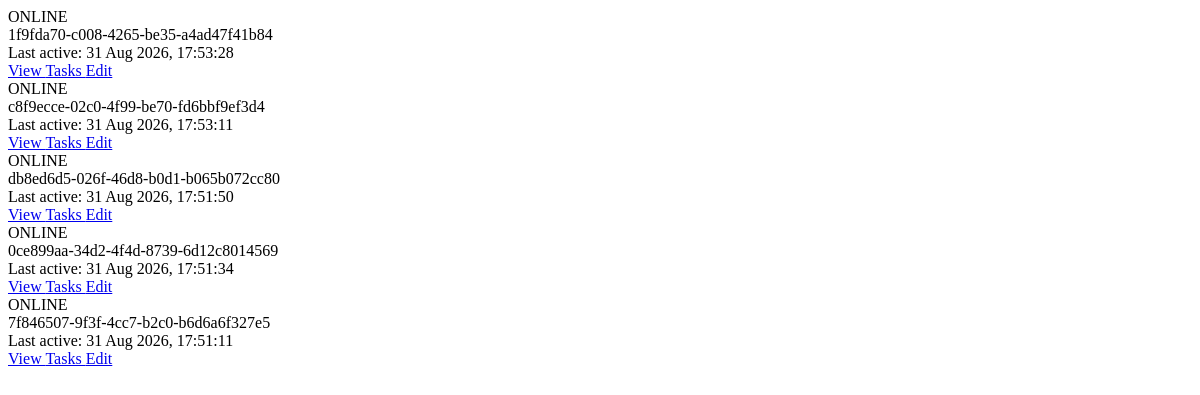
Page /dashboard/beacons/status on the earlier database version.
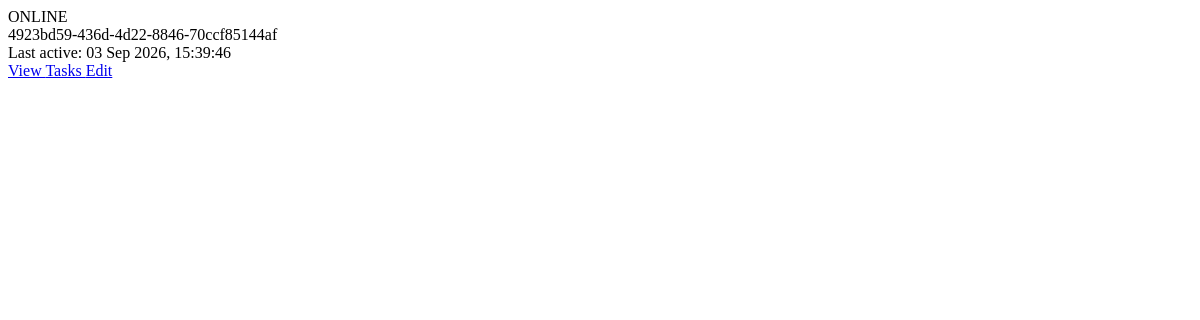
Same page on the later database version.
### db_manager.py (models this page shows)
class Base(DeclarativeBase):
    pass

class Beacon(Base):
    __tablename__ = "beacons"
    id: Mapped[str] = mapped_column(String, primary_key=True)
    public_key: Mapped[str] = mapped_column(String)
    system_info: Mapped[str] = mapped_column(JSON)
    registered_at: Mapped[datetime] = mapped_column(DateTime)
    last_active: Mapped[datetime] = mapped_column(DateTime)
    status: Mapped[str] = mapped_column(String, default="offline")

### dashboard.py (the view)
@dashboard.route("/beacons/status")
def beacon_status():
    with get_session() as session:
        beacons = (
            session.query(Beacon)
            .order_by(Beacon.status.desc(), Beacon.last_active.desc())
            .all()
        )
    return render_template("partials/beacon_list.html", beacons=beacons)

### db_manager.py (called while the page is built)
def get_session():
    return Session(engine)

### templates/partials/beacon_list.html (shortened to what this page needs)
<div class="space-y-4">
    {% for beacon in beacons %}
    <div class="retro-card rounded-xl p-5
                transition duration-100
                hover:bg-[#28251f]">
        <div class="flex flex-col md:flex-row
                    md:items-center md:justify-between
                    gap-5">
            <div class="min-w-0">
                <div class="flex items-center gap-3 mb-3">
                    {% if beacon.status == "online" %}
                    <span class="font-black text-green-400">
                        ONLINE
                    </span>
                    {% else %}
                    <span class="w-3.5 h-3.5 rounded-full
                                   bg-red-400 border-2 border-[#a85f5f]"></span>
                    <span class="font-black text-red-400">
                        OFFLINE
                    </span>
                    {% endif %}
                </div>
                <div class="font-black text-lg
                           text-[#eee7d8]
                           break-all">
                    {{ beacon.id }}
                </div>
                <div class="mt-2 text-sm text-[#9d988d]
                           flex items-center gap-2">
                    <span>
                        {% if beacon.last_active %}
                        Last active:
                        {{ beacon.last_active.strftime("%d %b %Y, %H:%M:%S") }}
                        {% else %}
                        Last active: Never
                        {% endif %}
                    </span>
                </div>
            </div>
            <div class="flex gap-3 shrink-0">
                <a href="{{ url_for('dashboard.beacon_details', beacon_id=beacon.id) }}" class="retro-btn bg-green-400
                           rounded-lg px-4 py-2
                           font-bold
                           flex items-center gap-2">
                    View
                </a>
                <a href="{{ url_for('task.view_tasks', beacon_id=beacon.id) }}" class="secondary-btn rounded-lg px-3 py-2
           flex items-center justify-center gap-2
           text-sm font-bold">
                    Tasks
                </a>
                <a href="{{ url_for('dashboard.edit_beacon', beacon_id=beacon.id) }}" class="retro-btn bg-yellow-400
                           rounded-lg px-4 py-2
                           font-bold
                           flex items-center gap-2">
                    Edit
                </a>
            </div>
        </div>
    </div>
    {% endfor %}
</div>

Differences in the rows shown:
removed Beacon: status "ONLINE", id "1f9fda70-c008-4265-be35-a4ad47f41b84", last_active "31 Aug 2026, 17:53:28"
removed Beacon: status "ONLINE", id "c8f9ecce-02c0-4f99-be70-fd6bbf9ef3d4", last_active "31 Aug 2026, 17:53:11"
removed Beacon: status "ONLINE", id "db8ed6d5-026f-46d8-b0d1-b065b072cc80", last_active "31 Aug 2026, 17:51:50"
removed Beacon: status "ONLINE", id "0ce899aa-34d2-4f4d-8739-6d12c8014569", last_active "31 Aug 2026, 17:51:34"
removed Beacon: status "ONLINE", id "7f846507-9f3f-4cc7-b2c0-b6d6a6f327e5", last_active "31 Aug 2026, 17:51:11"
added Beacon: status "ONLINE", id "4923bd59-436d-4d22-8846-70ccf85144af", last_active "03 Sep 2026, 15:39:46"
